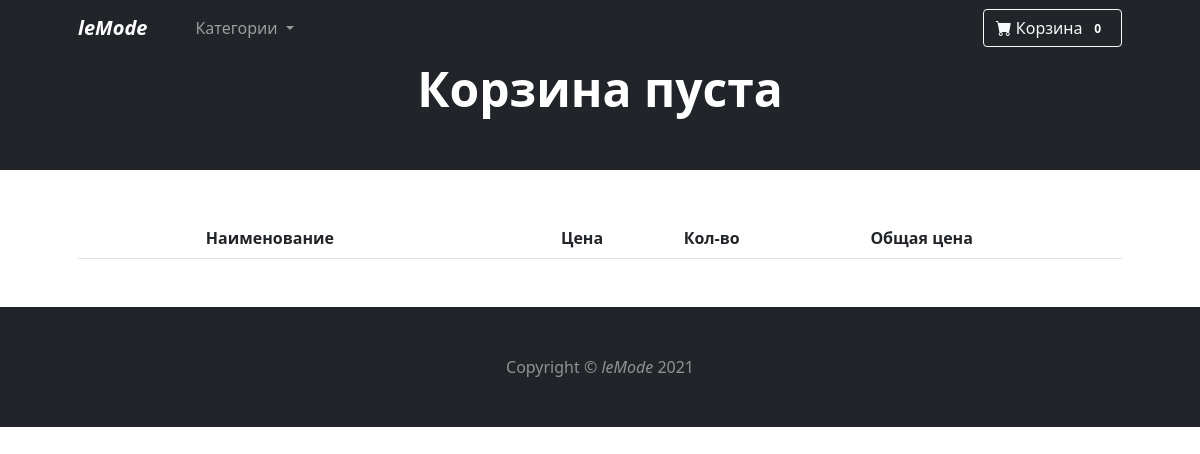
The page /cart/ (signed in) on the database as committed earlier.
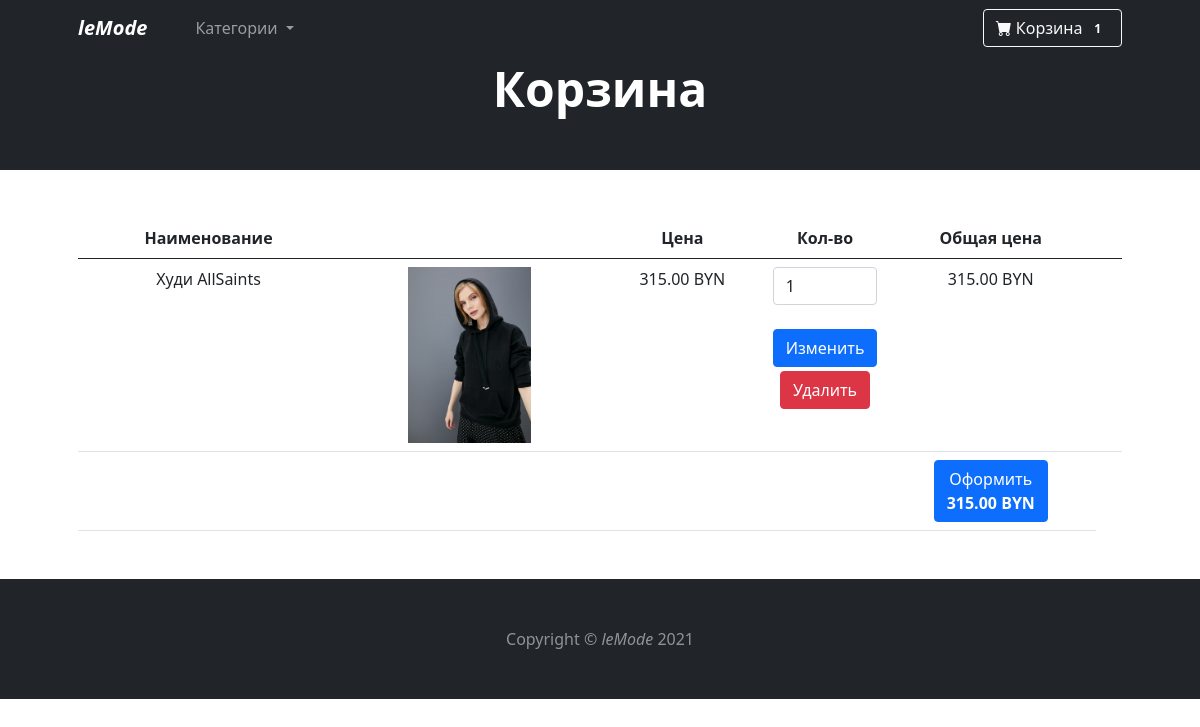
The same page on the database as committed later.
### mainapp/models.py (models this page shows, shortened)
class Cart(models.Model):
    owner = models.ForeignKey('Client', null=True, verbose_name='Владелец', on_delete=models.CASCADE)
    clothes = models.ManyToManyField(CartProduct, blank=True, related_name='related_cart')
    total_products = models.PositiveIntegerField(default=0)
    final_price = models.DecimalField(max_digits=9, default=0, decimal_places=2, verbose_name='Общая цена')
    in_order = models.BooleanField(default=False)
    anon_user = models.BooleanField(default=False)

class CartProduct(models.Model):
    user = models.ForeignKey('Client', verbose_name='Покупатель', on_delete=models.CASCADE)
    cart = models.ForeignKey('Cart', verbose_name='Корзина', on_delete=models.CASCADE, related_name='related_products')
    content_type = models.ForeignKey(ContentType, on_delete=models.CASCADE)
    object_id = models.PositiveIntegerField()
    content_object = GenericForeignKey('content_type', 'object_id')
    qty = models.PositiveIntegerField(default=1)
    final_price = models.DecimalField(max_digits=9, decimal_places=2, verbose_name='Общая цена')

class Clothes(models.Model):
    class Meta:
        abstract = True
    category = models.ForeignKey(Category, verbose_name='Категория', on_delete=models.CASCADE)
    title = models.CharField(max_length=255, verbose_name='Наименование')
    slug = models.SlugField(unique=True)
    image = models.ImageField(verbose_name='Изображение', default=None)
    description = models.TextField(verbose_name='Описание', null=True)
    price = models.DecimalField(max_digits=7, decimal_places=2, verbose_name='Цена')
    def get_model_name(self):
        return self.__class__.__name__.lower()

class Hoodie(Clothes):
    color = models.CharField(max_length=255, verbose_name='Цвет')
    length = models.CharField(max_length=255, verbose_name='Длина')
    length_sleeve = models.CharField(max_length=255, verbose_name='Длина рукава')
    pattern = models.CharField(max_length=255, verbose_name='Узор')
    brand = models.ForeignKey(Brand, verbose_name='Бренд', on_delete=models.CASCADE)
    slug = models.SlugField(unique=True)

### mainapp/views.py (the view)
# urls.py: path('cart/', CartView.as_view(), name='cart'),
class CartView(CartMixin, View):
    def get(self, request, *args, **kwargs):
        categories = (Category.objects.get_categories_for_nav())
        context = {
            'cart': self.cart,
            'categories': categories
        }
        return render(request, 'cart.html', context)

### mainapp/mixins.py (called while the page is built)
    def dispatch(self, request, *args, **kwargs):
        if request.user.is_authenticated:
            client = Client.objects.filter(user=request.user).first()
            if not client:
                client = Client.objects.create(user=request.user)
            cart = Cart.objects.filter(owner=client, in_order=False).first()
            if not cart:
                cart = Cart.objects.create(owner=client)
        else:
            cart = Cart.objects.filter(anon_user=True).first()
            if not cart:
                cart = Cart.objects.create(anon_user=True)
        self.cart = cart
        return super().dispatch(request, *args, **kwargs)

### mainapp/models.py (called while the page is built)
def get_models_for_count(*model_names):
    return [models.Count(model_name) for model_name in model_names]

    def get_queryset(self):
        return super().get_queryset()

    def get_categories_for_nav(self):
        models = get_models_for_count('pants', 'shoes', 'hoodie')
        qs = list(self.get_queryset().annotate(*models))
        data = [
            dict(name=c.name, url=c.get_absolute_url(), count=getattr(c, self.CATEGORY_NAME_COUNT_NAME[c.name]))
            for c in qs
        ]
        return data

### mainapp/templates/cart.html (shortened to what this page needs)
{% extends 'base.html' %}
{% block content %}
<header class="bg-dark py-1">
            <div class="container px-4 px-lg-5">
                <div class="text-center text-white">
                    <h1 class="display-5 fw-bolder mb-5">Корзина {% if not cart.clothes.count %}пуста{% endif %}</h1>
                </div>
            </div>
        </header>
<div class="container px-4 px-lg-5">
<table class="table mt-5 text-center">
  <thead>
    <tr class="">
      <th scope="col">Наименование</th>
      <th scope="col"></th>
      <th scope="col">Цена</th>
      <th scope="col" style="width: 10%;">Кол-во</th>
      <th scope="col">Общая цена</th>
      <th scope="col"></th>
    </tr>
  </thead>
    {% if cart.clothes.count %}
  <tbody>
    {% for item in cart.clothes.all %}
        <tr>
          <td scope="row" class="w-25">{{ item.content_object.title }}</td>
          <td class="w-25"><img src="{{ item.content_object.image.url}}" class="img-fluid w-50"></td>
          <td>{{ item.content_object.price }} BYN</td>
          <td>
            <form action="{% url 'change_qty' ct_model=item.content_object.get_model_name slug=item.content_object.slug %}" method="POST">
              <input type="number" min="1" name="qty" value="{{ item.qty }}" class="form-control"><br>
              <input type="submit" class="btn btn-primary mb-1" value="Изменить">
            </form>
            <a href="{% url 'delete_from_cart' ct_model=item.content_object.get_model_name slug=item.content_object.slug %}">
              <button class="btn btn-danger">Удалить</button>
            </a>
          </td>
          <td>{{ item.final_price }} BYN</td>
          <td>
          </td>
        </tr>
    {% endfor %}
        <tr>
          <td colspan="4"></td>
          <td>
              <a href="{% url 'checkout' %}"><button class="btn btn-primary">Оформить<br><strong>{{ cart.final_price }} BYN</strong></button></a></td>
        </tr>
  </tbody>
    {% endif %}
</table>
</div>
{% endblock content %}

### mainapp/templates/base.html (shortened to what this page needs)
<!DOCTYPE html>
<html lang="en">
    <head>
        <link href="https://cdn.jsdelivr.net/npm/bootstrap-icons@1.5.0/font/bootstrap-icons.css" rel="stylesheet" />
        <link href="https://cdn.jsdelivr.net/npm/bootstrap@5.0.2/dist/css/bootstrap.min.css" rel="stylesheet">
    </head>
    <body>
        <nav class="navbar navbar-expand-lg navbar-dark bg-dark sticky-top">
            <div class="container px-4 px-lg-5">
                <a class="navbar-brand fw-bold fst-italic" href="{% url 'base' %}">leMode</a>
                <div class="collapse navbar-collapse" id="navbarSupportedContent">
                    <ul class="navbar-nav me-auto mb-2 mb-lg-0 ms-lg-4">
                         <li class="nav-item dropdown">
                            <a class="nav-link dropdown-toggle" href="#" id="navbarDropdownMenuLink" role="button" data-bs-toggle="dropdown" aria-expanded="false">
                                Категории
                            </a>
                        </li>
                    </ul>
                    <form class="d-flex">
                        <a class="btn btn-outline-light" href="{% url 'cart' %}" type="submit">
                            <i class="bi-cart-fill me-1"></i>Корзина<span class="badge bg-dark text-white ms-1 rounded-pill">{{ cart.clothes.count }}</span>
                        </a>
                    </form>
                </div>
            </div>
        </nav>
        {% block content %}{% endblock content %}
        <footer class="mt-5 py-5 bg-dark">
            <div class="container"><p class="m-0 text-center text-white-50">Copyright &copy; <span class="fst-italic">leMode</span> 2021</p></div>
        </footer>
    </body>
</html>

Rows that differ between the two databases and show on the page:
changed Cart: clothes.count "0" → "1"; final_price (not shown) → "315.00"
added CartProduct: content_object "Худи AllSaints", content_object.image (picture), content_object.price "315.00", qty "1", final_price "315.00"
Other text that changed with them:
text no longer shown: "пуста"
text now shown: "Оформить BYN"
